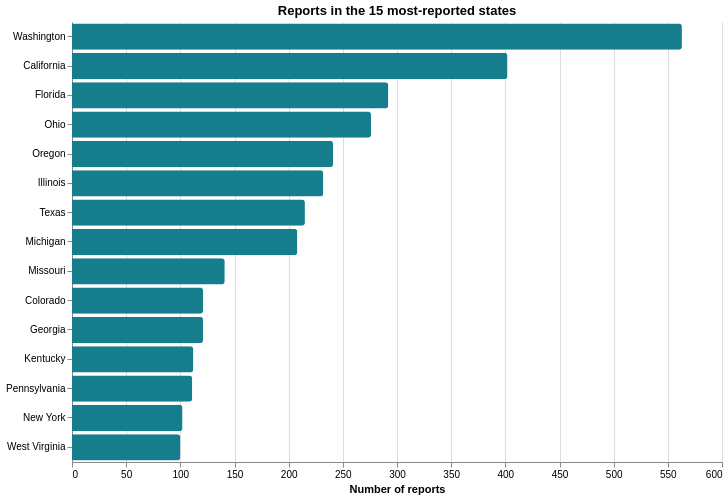

The notebook cell this image was saved under:
### Markdown cell above
## Plot 1: state report counts
A classification dropdown filters precomputed counts. States are selected using all reports so the comparison set remains stable; their order changes with the selected counts. The teal color is constant and encodes no additional variable.

### Code cell
classification = alt.param(name="classification_filter", value="All",
    bind=alt.binding_select(options=["All"] + classes, name="Report classification: "))
chart1 = (alt.Chart(state_counts).add_params(classification)
    .transform_filter(alt.datum.classification == classification)
    .mark_bar(color="#167d8d", cornerRadiusEnd=3)
    .encode(x=alt.X("reports:Q", title="Number of reports", scale=alt.Scale(zero=True)),
            y=alt.Y("state:N", sort="-x", title=None),
            tooltip=[alt.Tooltip("state:N", title="State"), alt.Tooltip("classification:N", title="Classification"), alt.Tooltip("reports:Q", title="Reports", format=",")])
    .properties(width=650, height=440, title="Reports in the 15 most-reported states")
    .configure_view(stroke=None))
chart1

### Figure 1 — Vega-Lite specification as saved in the notebook (floating-point values rounded to 4 significant figures)
{"$schema": "https://vega.github.io/schema/vega-lite/v6.4.1.json", "config": {"view": {"continuousHeight": 300, "continuousWidth": 300, "stroke": null}}, "data": {"name": "data-8903dcd9cf2ef72ecb61e10cadbfc6b5"}, "datasets": {"data-8903dcd9cf2ef72ecb61e10cadbfc6b5": [{"classification": "All", "reports": 402, "state": "California"}, {"classification": "All", "reports": 121, "state": "Colorado"}, {"classification": "All", "reports": 292, "state": "Florida"}, {"classification": "All", "reports": 121, "state": "Georgia"}, {"classification": "All", "reports": 232, "state": "Illinois"}, {"classification": "All", "reports": 112, "state": "Kentucky"}, {"classification": "All", "reports": 208, "state": "Michigan"}, {"classification": "All", "reports": 141, "state": "Missouri"}, {"classification": "All", "reports": 102, "state": "New York"}, {"classification": "All", "reports": 276, "state": "Ohio"}, {"classification": "All", "reports": 241, "state": "Oregon"}, {"classification": "All", "reports": 111, "state": "Pennsylvania"}, {"classification": "All", "reports": 215, "state": "Texas"}, {"classification": "All", "reports": 563, "state": "Washington"}, {"classification": "All", "reports": 100, "state": "West Virginia"}, {"classification": "Class A", "reports": 233, "state": "Washington"}, {"classification": "Class B", "reports": 327, "state": "Washington"}, {"classification": "Class C", "reports": 3, "state": "Washington"}, {"classification": "Class A", "reports": 175, "state": "California"}, {"classification": "Class B", "reports": 222, "state": "California"}, {"classification": "Class C", "reports": 5, "state": "California"}, {"classification": "Class A", "reports": 149, "state": "Florida"}, {"classification": "Class B", "reports": 143, "state": "Florida"}, {"classification": "Class C", "reports": 0, "state": "Florida"}, {"classification": "Class A", "reports": 146, "state": "Ohio"}, {"classification": "Class B", "reports": 129, "state": "Ohio"}, {"classification": "Class C", "reports": 1, "state": "Ohio"}, {"classification": "Class A", "reports": 111, "state": "Oregon"}, {"classification": "Class B", "reports": 130, "state": "Oregon"}, {"classification": "Class C", "reports": 0, "state": "Oregon"}, {"classification": "Class A", "reports": 119, "state": "Illinois"}, {"classification": "Class B", "reports": 109, "state": "Illinois"}, {"classification": "Class C", "reports": 4, "state": "Illinois"}, {"classification": "Class A", "reports": 125, "state": "Texas"}, {"classification": "Class B", "reports": 88, "state": "Texas"}, {"classification": "Class C", "reports": 2, "state": "Texas"}, {"classification": "Class A", "reports": 97, "state": "Michigan"}, {"classification": "Class B", "reports": 111, "state": "Michigan"}, {"classification": "Class C", "reports": 0, "state": "Michigan"}, {"classification": "Class A", "reports": 75, "state": "Missouri"}, {"classification": "Class B", "reports": 66, "state": "Missouri"}, {"classification": "Class C", "reports": 0, "state": "Missouri"}, {"classification": "Class A", "reports": 60, "state": "Georgia"}, {"classification": "Class B", "reports": 61, "state": "Georgia"}, {"classification": "Class C", "reports": 0, "state": "Georgia"}, {"classification": "Class A", "reports": 72, "state": "Colorado"}, {"classification": "Class B", "reports": 49, "state": "Colorado"}, {"classification": "Class C", "reports": 0, "state": "Colorado"}, {"classification": "Class A", "reports": 66, "state": "Kentucky"}, {"classification": "Class B", "reports": 45, "state": "Kentucky"}, {"classification": "Class C", "reports": 1, "state": "Kentucky"}, {"classification": "Class A", "reports": 68, "state": "Pennsylvania"}, {"classification": "Class B", "reports": 43, "state": "Pennsylvania"}, {"classification": "Class C", "reports": 0, "state": "Pennsylvania"}, {"classification": "Class A", "reports": 39, "state": "New York"}, {"classification": "Class B", "reports": 63, "state": "New York"}, {"classification": "Class C", "reports": 0, "state": "New York"}, {"classification": "Class A", "reports": 54, "state": "West Virginia"}, {"classification": "Class B", "reports": 46, "state": "West Virginia"}, {"classification": "Class C", "reports": 0, "state": "West Virginia"}]}, "encoding": {"tooltip": [{"field": "state", "title": "State", "type": "nominal"}, {"field": "classification", "title": "Classification", "type": "nominal"}, {"field": "reports", "format": ",", "title": "Reports", "type": "quantitative"}], "x": {"field": "reports", "scale": {"zero": true}, "title": "Number of reports", "type": "quantitative"}, "y": {"field": "state", "sort": "-x", "title": null, "type": "nominal"}}, "height": 440, "mark": {"color": "#167d8d", "cornerRadiusEnd": 3, "type": "bar"}, "params": [{"bind": {"input": "select", "name": "Report classification: ", "options": ["All", "Class A", "Class B", "Class C"]}, "name": "classification_filter", "value": "All"}], "title": "Reports in the 15 most-reported states", "transform": [{"filter": "(datum.classification === classification_filter)"}], "width": 650}
